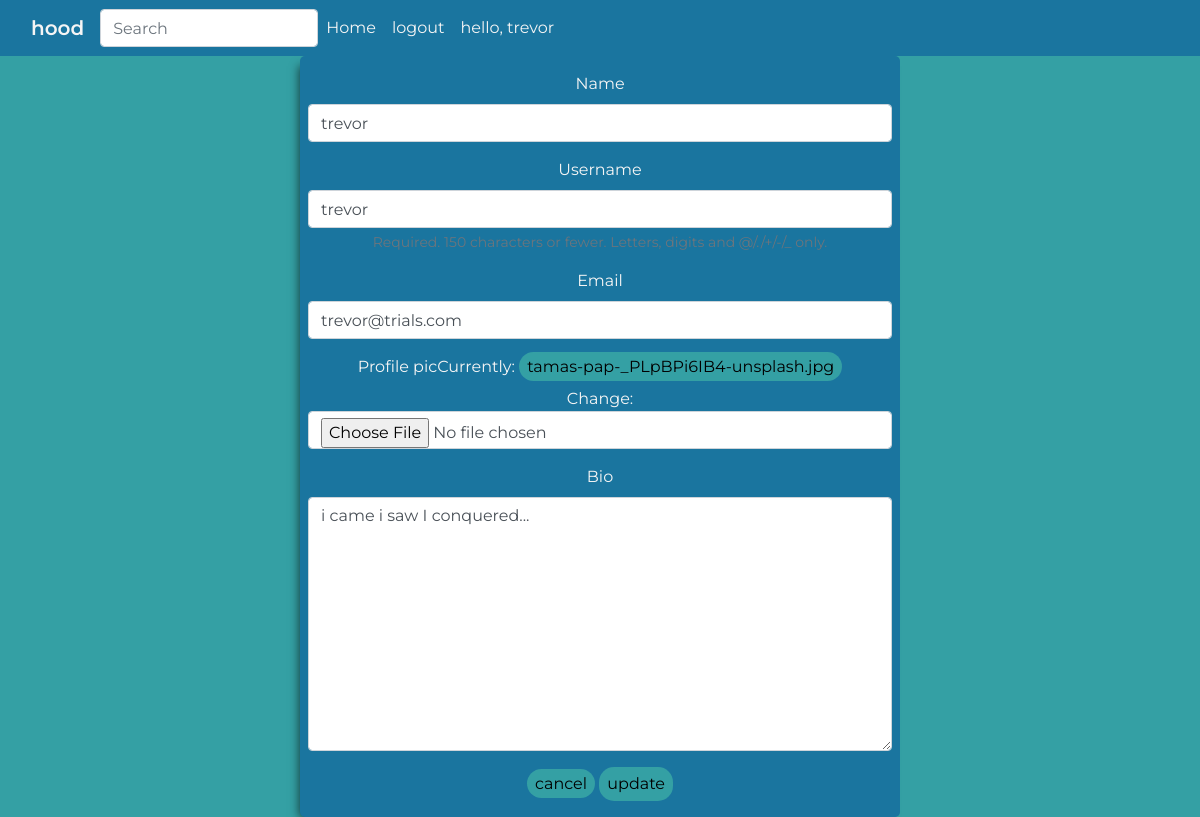
The app's page /update_user/ (signed in) with its own data.
### app/models.py (models this page shows)
class User(AbstractUser):
    name = models.CharField(max_length=200, null=True)
    email = models.EmailField(unique=True, null=True)
    bio = models.TextField(null=True)
    profile_pic = models.ImageField(null=True, default='user.png')
    USERNAME_FIELD = 'email'
    REQUIRED_FIELDS = []

### app/views.py (the view)
# urls.py: path('update_user/', views.updateUser, name='update_user'),
@login_required(login_url='login')
def updateUser(request):
    user = request.user
    form = UserForm(instance=user)
    if request.method == 'POST':
        form = UserForm(request.POST, request.FILES, instance=user)
        if form.is_valid():
            form.save()
            return redirect('user_profile', pk=user.id)
    context = {
        'form':form
    }
    return render(request, 'app/update_user.html', context)

### app/forms.py
class UserForm(ModelForm):
    class Meta:
        model = User
        fields = ['name','username','email','profile_pic','bio']

### app/templates/app/update_user.html (shortened to what this page needs)
{% extends 'base.html' %}
{% load bootstrap4 %}
{% block content %}
<div class="form-wrapper">
    <form action="" method="POST" enctype="multipart/form-data">
        {% bootstrap_form form %}
        <div class="form_action">
            <a href="{{ request.META.HTTP_REFERER }}">cancel</a>
            <button  type='submit' class="create-btn">update</button>
        </div>
    </form>
</div>
{% endblock %}

### app/templates/navbar.html (shortened to what this page needs)
<nav class="navbar navbar-expand-lg">
    <div class="container-fluid">
      <a class="navbar-brand" href="{% url 'home' %}">hood</a>
        <form class="d-flex" action="{% url 'home' %}" method="GET">
            <input class="form-control me-2" name='q' type="search" placeholder="Search" aria-label="Search">
        </form>
      <div class="collapse navbar-collapse" id="navbarNavDropdown">
        <ul class="navbar-nav mr-auto">
          <li class="nav-item">
            <a class="nav-link active" aria-current="page" href="{% url 'home' %}">Home</a>
          </li>
          {% if request.user.is_authenticated %}
          <li class="nav-item">
            <a class="nav-link" href="{% url 'logout' %}">logout</a>
          </li>
          <li>
            <a href="{% url 'user_profile' user.id %}" class="nav-link">hello, {{ user.username }}</a>
          </li>
          {% else %}
          <li class="nav-item">
            <a class="nav-link" href="{% url 'login' %}">login</a>
          </li>
          {% endif %}
        </ul>
      </div>
    </div>
  </nav>

### static/styles/main.css (style rules this page uses)
:root { --avocado-green: #D9ED92; --moss-green: #76C893; --duck-blue: #34A0A4; --antwerp-blue: #1A759F; --puprle-hue: #184E77; }
body { background-color: var(--duck-blue); font-family: 'Montserrat', sans-serif; color: whitesmoke; }
body > nav { background-color: var(--antwerp-blue); color: whitesmoke; }
body > nav > div > a { color: whitesmoke; font-weight: 600; }
#navbarNavDropdown > ul > li > a { color: whitesmoke; }
.form-wrapper { margin: 0 auto; width: 50%; height: auto; padding: 1rem .5rem; background-color: var(--antwerp-blue); color: whitesmoke; border-radius: 5px; text-align: center; box-shadow: -6px 5px 9px -5px rgba(0,0,0,0.6); -webkit-box-shadow: -6px 5px 9px -5px rgba(0,0,0,0.6); -moz-box-shadow: -6px 5px 9px -5px rgba(0,0,0,0.6); }
.form-wrapper a { background-color: var(--duck-blue); padding: .3rem .5rem; border-radius: 15px; width: 100px; margin: 0 auto; color: black; }
.create-btn { width: auto; background-color: var(--duck-blue); padding: .3rem .5rem; border-radius: 15px; margin: 0 auto; border: none; outline: none; }

### records on screen
User: username "trevor", name "trevor", email "trevor@trials.com", bio "i came i saw I conquered..."
